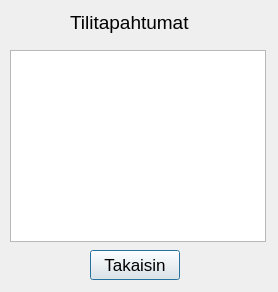
<?xml version="1.0" encoding="UTF-8"?>
<ui version="4.0">
 <class>transactions</class>
 <widget class="QDialog" name="transactions">
  <property name="geometry">
   <rect>
    <x>0</x>
    <y>0</y>
    <width>278</width>
    <height>292</height>
   </rect>
  </property>
  <property name="windowTitle">
   <string>Dialog</string>
  </property>
  <widget class="QListWidget" name="listTapahtumat">
   <property name="geometry">
    <rect>
     <x>10</x>
     <y>50</y>
     <width>256</width>
     <height>192</height>
    </rect>
   </property>
  </widget>
  <widget class="QPushButton" name="pushButton">
   <property name="geometry">
    <rect>
     <x>90</x>
     <y>250</y>
     <width>90</width>
     <height>30</height>
    </rect>
   </property>
   <property name="font">
    <font>
     <pointsize>13</pointsize>
    </font>
   </property>
   <property name="text">
    <string>Takaisin</string>
   </property>
  </widget>
  <widget class="QLabel" name="label">
   <property name="geometry">
    <rect>
     <x>70</x>
     <y>10</y>
     <width>150</width>
     <height>25</height>
    </rect>
   </property>
   <property name="font">
    <font>
     <pointsize>14</pointsize>
    </font>
   </property>
   <property name="text">
    <string>Tilitapahtumat</string>
   </property>
  </widget>
 </widget>
 <resources/>
 <connections/>
</ui>
